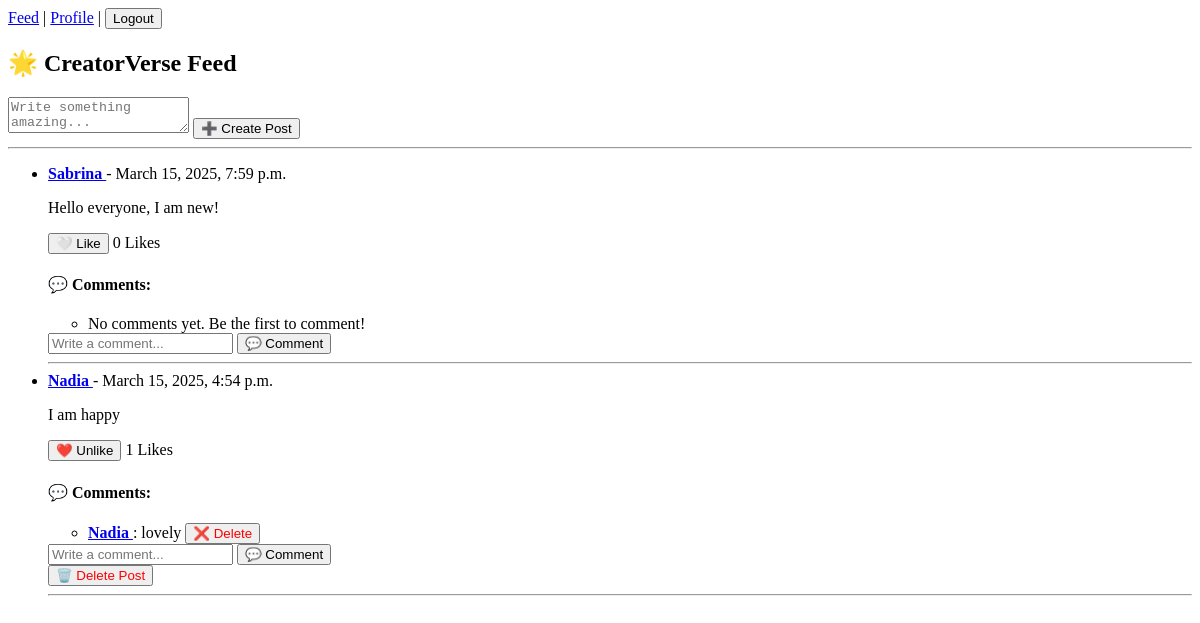
Page /users/feed/ (signed in) on the earlier database version.
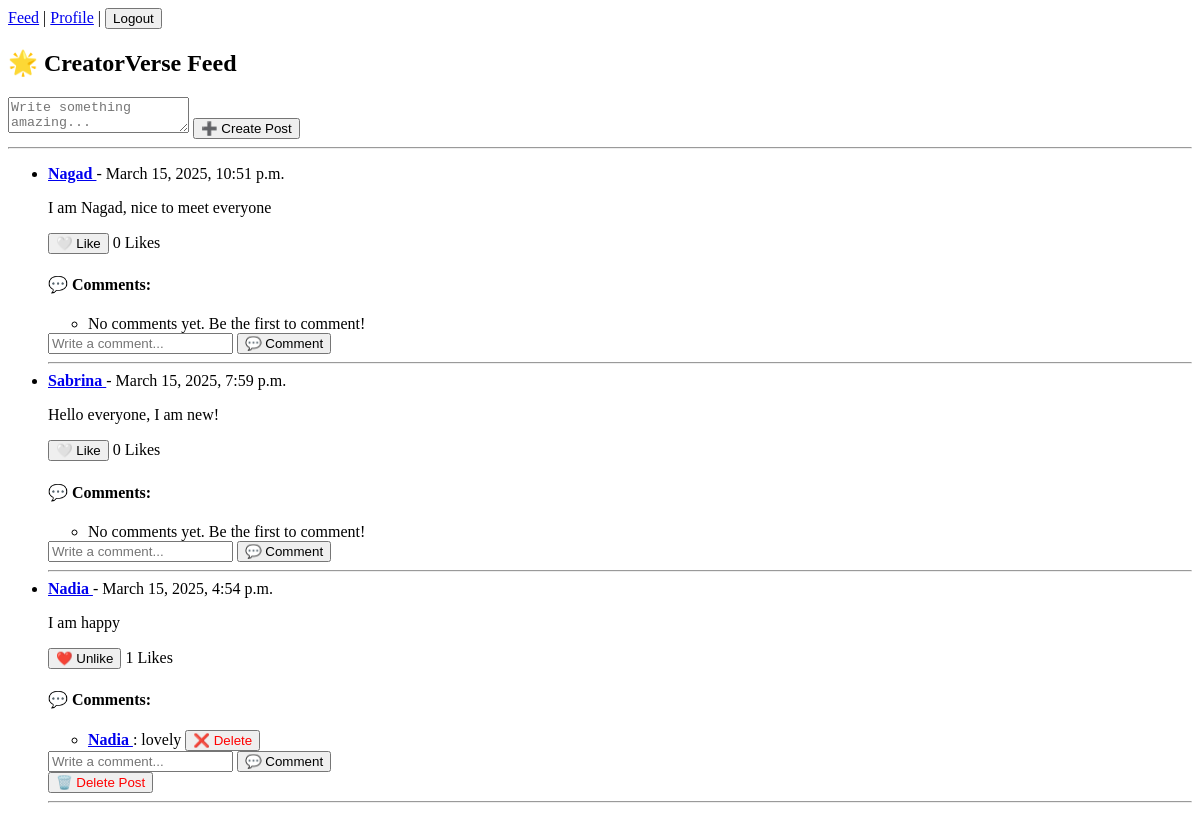
Same page on the later database version.
### users/models.py (models this page shows, shortened)
class Post(models.Model):
    user = models.ForeignKey(CustomUser, on_delete=models.CASCADE, related_name='posts')  # Link post to user
    content = models.TextField()  # Post content (text)
    created_at = models.DateTimeField(auto_now_add=True)  # Auto timestamp
    likes = models.ManyToManyField(CustomUser, related_name='liked_posts', blank=True)  # Many users can like a post
    class Meta:
        ordering = ['-created_at']  # Ensure newest posts show first

class CustomUser(AbstractUser):
    bio = models.TextField(blank=True, null=True)  # Optional user bio
    profile_image = models.ImageField(
        upload_to="profile_pics/",
        blank=True,
        null=True
    )
    invite_code = models.CharField(max_length=10, blank=True, null=True)  # Invite code for access control

class Comment(models.Model):
    user = models.ForeignKey(CustomUser, on_delete=models.CASCADE, related_name='comments')  # User who commented
    post = models.ForeignKey(Post, on_delete=models.CASCADE, related_name='comments')  # Link comment to post
    content = models.TextField()  # Comment text
    created_at = models.DateTimeField(auto_now_add=True)  # Auto timestamp
    class Meta:
        ordering = ['-created_at']  # Ensure newest comments show first

### users/views.py (the view)
# urls.py: path('feed/', feed_view, name='feed'),
@login_required
def feed_view(request):
    posts = Post.objects.all().order_by('-created_at')
    return render(request, 'feed/feed.html', {'posts': posts})

### users/templates/feed/feed.html (shortened to what this page needs)
{% extends "base.html" %}
{% block content %}
<h2>🌟 CreatorVerse Feed</h2>
{% if user.is_authenticated %}
    <form method="POST" action="{% url 'new_post' %}">
        <textarea name="content" placeholder="Write something amazing..." required></textarea>
        <button type="submit">➕ Create Post</button>
    </form>
{% endif %}
<hr>
<ul>
    {% for post in posts %}
        <li>
            <strong>
                <a href="{% url 'user_profile' post.user.username %}">
                    {{ post.user.username }}
                </a>
            </strong> - {{ post.created_at|date:"F j, Y, g:i a" }}
            <p>{{ post.content }}</p>
            <button class="like-btn" data-post-id="{{ post.id }}">
                {% if user in post.likes.all %}
                    ❤️ Unlike
                {% else %}
                    🤍 Like
                {% endif %}
            </button>
            <span id="like-count-{{ post.id }}">{{ post.likes.count }}</span> Likes
            <h4>💬 Comments:</h4>
            <ul>
                {% for comment in post.comments.all %}
                    <li>
                        <strong>
                            <a href="{% url 'user_profile' comment.user.username %}">
                                {{ comment.user.username }}
                            </a>
                        </strong>: {{ comment.content }}
                        {% if comment.user == user or post.user == user %}
                            <form action="{% url 'delete_comment' comment.id %}" method="POST" style="display:inline;">
                                <button type="submit" style="color:red;">❌ Delete</button>
                            </form>
                        {% endif %}
                    </li>
                {% empty %}
                    <li>No comments yet. Be the first to comment!</li>
                {% endfor %}
            </ul>
            {% if user.is_authenticated %}
                <form action="{% url 'add_comment' post.id %}" method="POST">
                    <input type="text" name="content" placeholder="Write a comment..." required>
                    <button type="submit">💬 Comment</button>
                </form>
            {% endif %}
            {% if post.user == user %}
                <form action="{% url 'delete_post' post.id %}" method="POST" style="display:inline;">
                    <button type="submit" style="color:red;">🗑️ Delete Post</button>
                </form>
            {% endif %}
            <hr>
        </li>
    {% empty %}
        <p>No posts yet. Be the first to post!</p>
    {% endfor %}
</ul>
{% endblock %}

Differences in the rows shown:
added Post: user.username "Nagad", created_at "March 15, 2025, 10:51 p.m.", content "I am Nagad, nice to meet everyone", shows "🤍 Like", likes.count "0"
